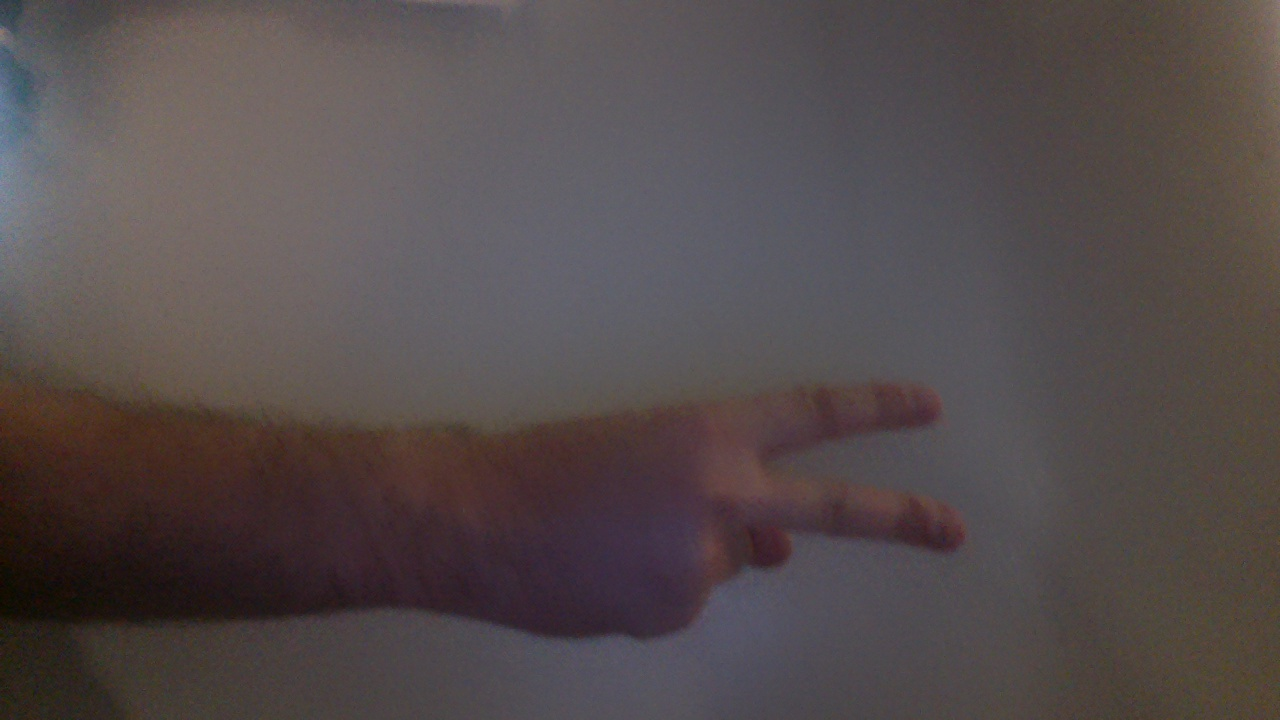
#> input picture code/ExtraPhotos/0.jpg, 1280 x 720 px; its folder holds only this picture in this run
$ python -i SiftDetector.py   (imports and definitions only)   (Python 2 division)   (older library calls are emulated)
#> lines starting #> are read from the running program, lines starting #| are printed output that depends on the picture
import cv2
import numpy as np
import os
import platform

class SiftDetector(object):
    """docstring for SiftDetector"""
    steps = {'Rock': 0.78, 'Paper': 0.73, 'Scissors': 0.74}
    ratio = 0.76 # 0.78 = without Mori photos, 0.76 with
    train_dir = ""
    train_data = dict()

    def __init__(self, debug=False):
        super(SiftDetector, self).__init__()
        if platform.system() == "Darwin":
            self.sift = cv2.xfeatures2d.SIFT_create()
        else:
            self.sift = cv2.SIFT()
        self.matcher = cv2.BFMatcher()
        self.debug = debug

    # [104 lines left out: functions drawMatches, loadTrainingImages, predict, not called in this run]

    def predictAndDraw(self, img, rps=False):
        """
        img - color image array
        """
        if len(self.train_data) == 0:
            raise RuntimeError('SiftDetector has not learned any classifiers yet, call loadTrainingData before predict')
        if rps:
            if self.debug:
                print 'Using RPS predict'
            (cls, kp, index, kp_t, matches) = self.__rpsPredict(img, True)
            good = list()
            for (m,n) in matches:
                if m.distance < self.steps[cls]*n.distance:
                    good.append(m)
        else:
            if self.debug:
                print 'Using generic predict'
            (cls, kp, index, kp_t, matches) = self.__genericPredict(img, True)
            good = list()
            for (m,n) in matches:
                if m.distance < self.ratio*n.distance:
                    good.append(m)

        images = sorted(os.listdir(self.train_dir+'/'+cls))
        if images.__contains__(".DS_Store"): images.remove(".DS_Store")
        image = cv2.imread(self.train_dir+'/'+cls+'/'+images[index])
        image = cv2.cvtColor(image, cv2.COLOR_BGR2GRAY)
        gray = cv2.cvtColor(img, cv2.COLOR_BGR2GRAY)
        self.drawMatches(gray, kp, image, kp_t, good)
        return cls


    # [150 lines left out: functions calcGlobalRatio, calcLocalRatio, __genericPredict, __rpsPredict, __loadData, not called in this run]

>>> import cv2
>>> picture = cv2.imread('ExtraPhotos/0.jpg', cv2.IMREAD_GRAYSCALE)
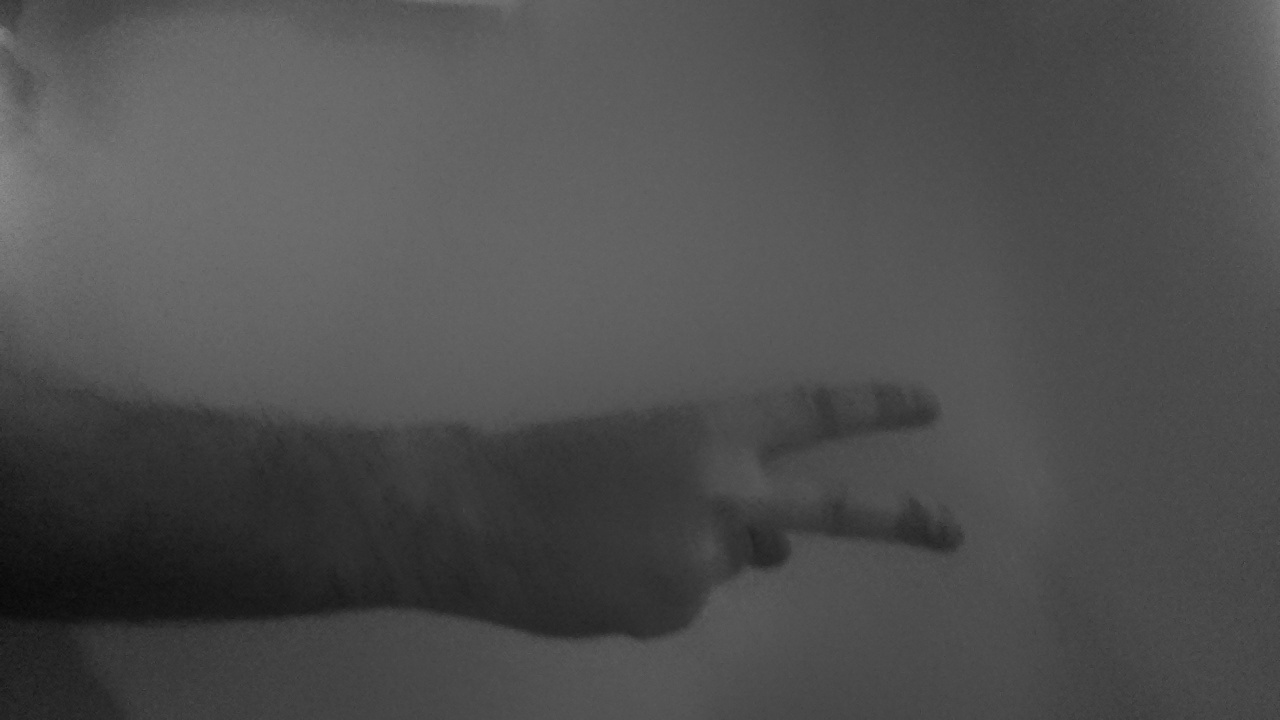
#> picture: shape (720, 1280); min 7, max 143, mean 78.1
>>> result = SiftDetector().predictAndDraw(picture)
#> (the run stopped early here; a loop or call above may not have finished)

$ run again, on code/ExtraPhotos/1.jpg
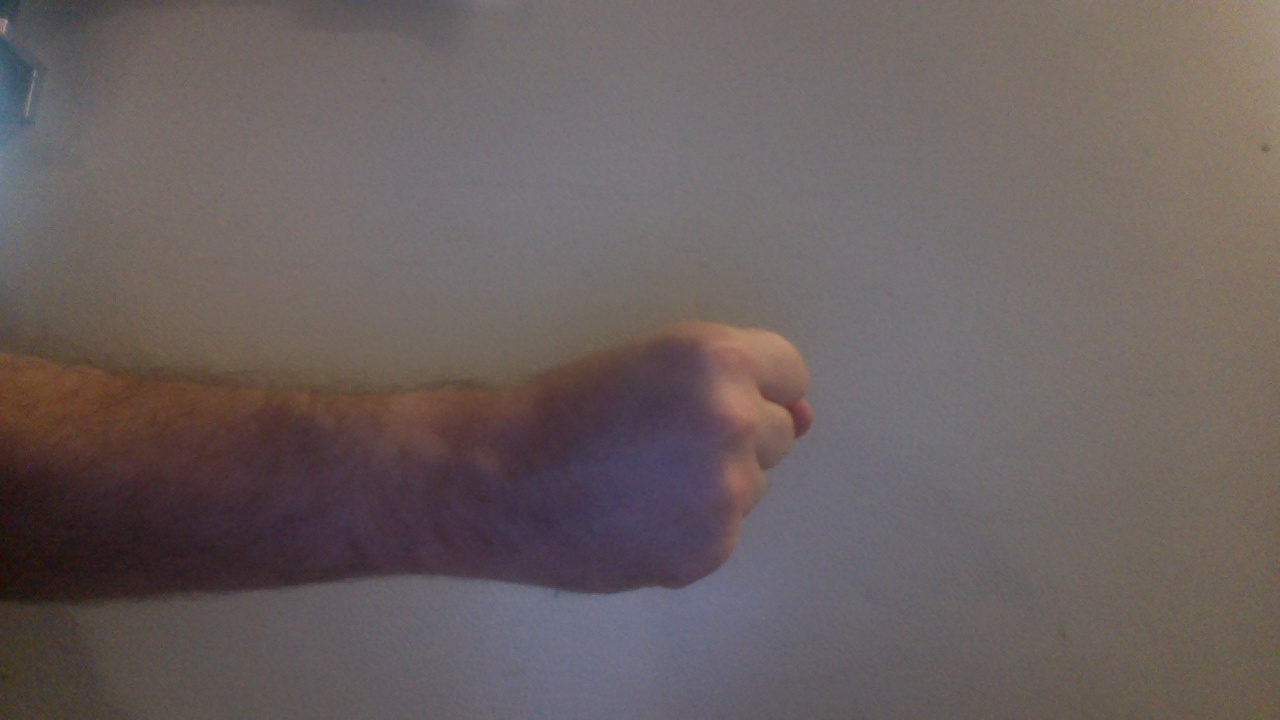
#> input picture code/ExtraPhotos/1.jpg, 1280 x 720 px
#> `picture = cv2.imread('ExtraPhotos/0.jpg', cv2.IMREAD_GRAYSCALE)`:
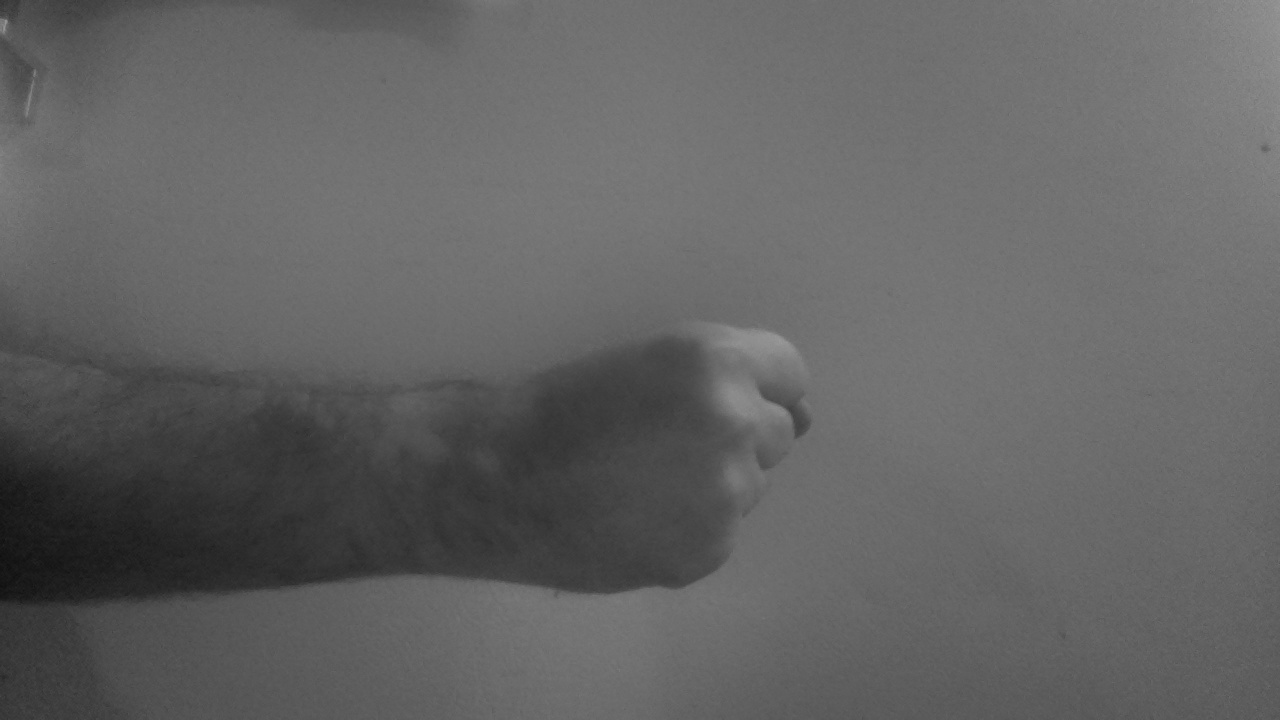
#> picture: shape (720, 1280); min 14, max 154, mean 99

$ run again, on code/ExtraPhotos/10.jpg
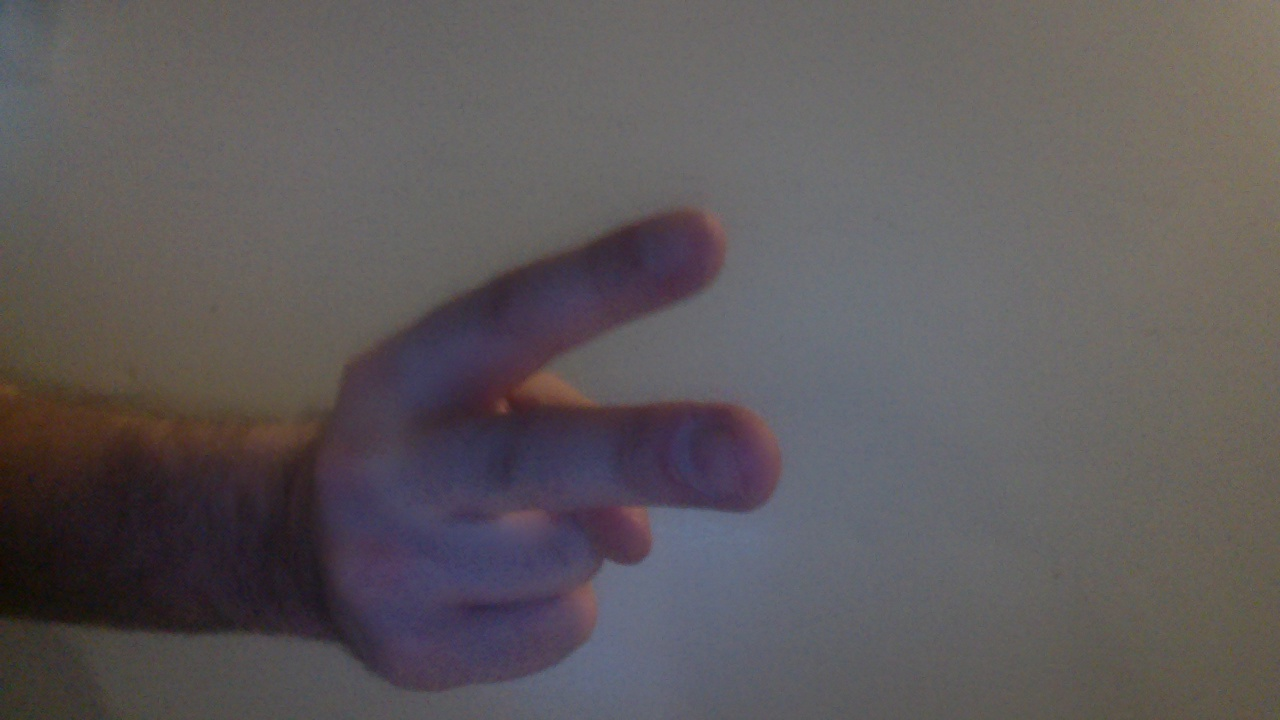
#> input picture code/ExtraPhotos/10.jpg, 1280 x 720 px
#> `picture = cv2.imread('ExtraPhotos/0.jpg', cv2.IMREAD_GRAYSCALE)`:
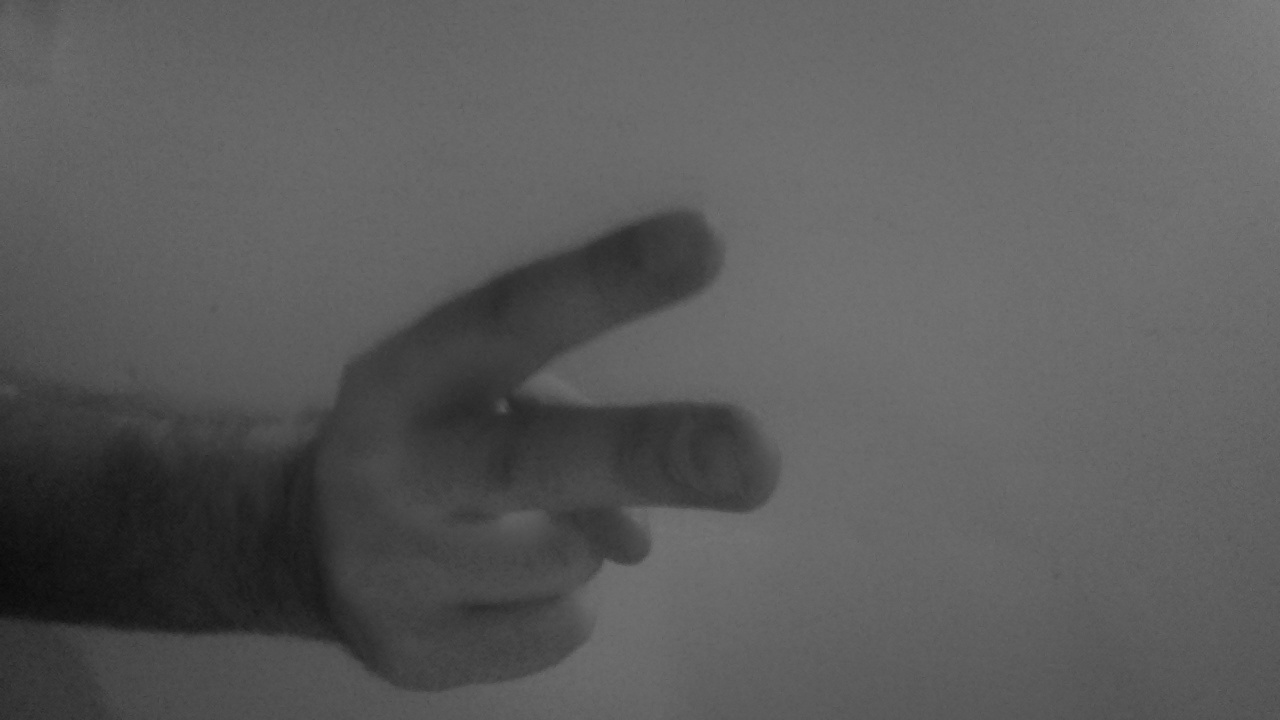
#> picture: shape (720, 1280); min 9, max 131, mean 90.7

$ run again, on code/ExtraPhotos/11.jpg
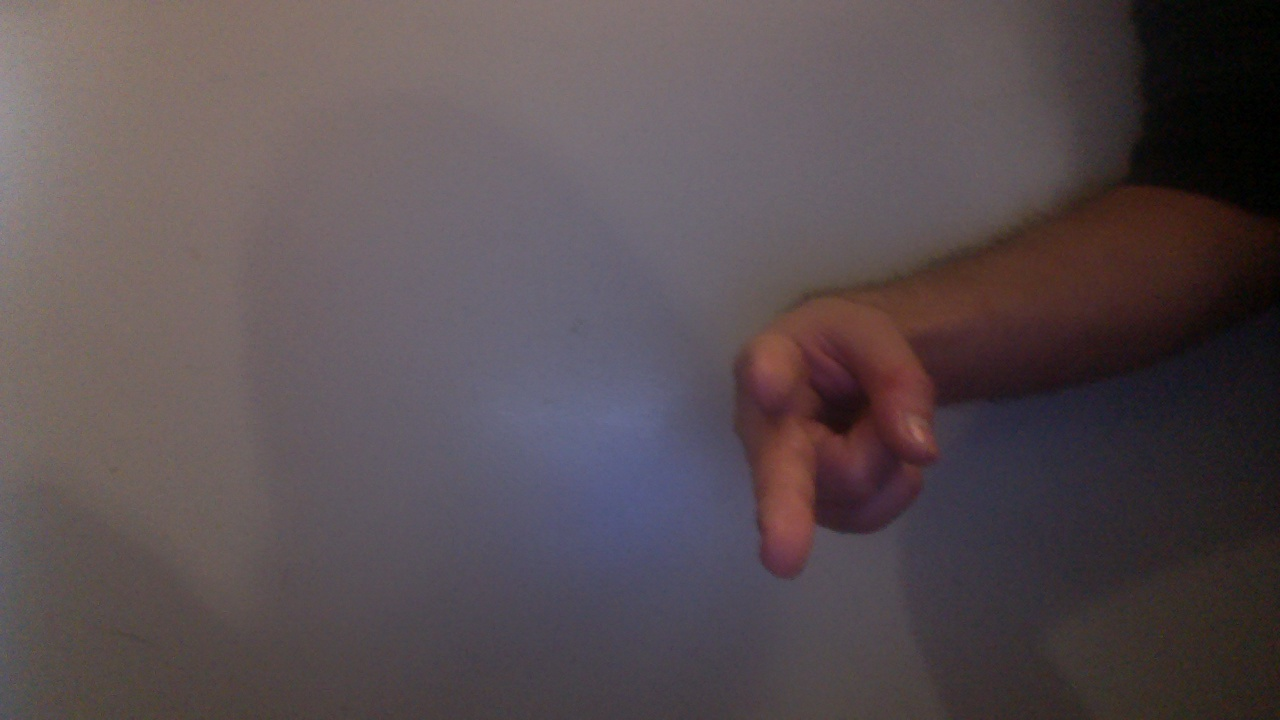
#> input picture code/ExtraPhotos/11.jpg, 1280 x 720 px
#> `picture = cv2.imread('ExtraPhotos/0.jpg', cv2.IMREAD_GRAYSCALE)`:
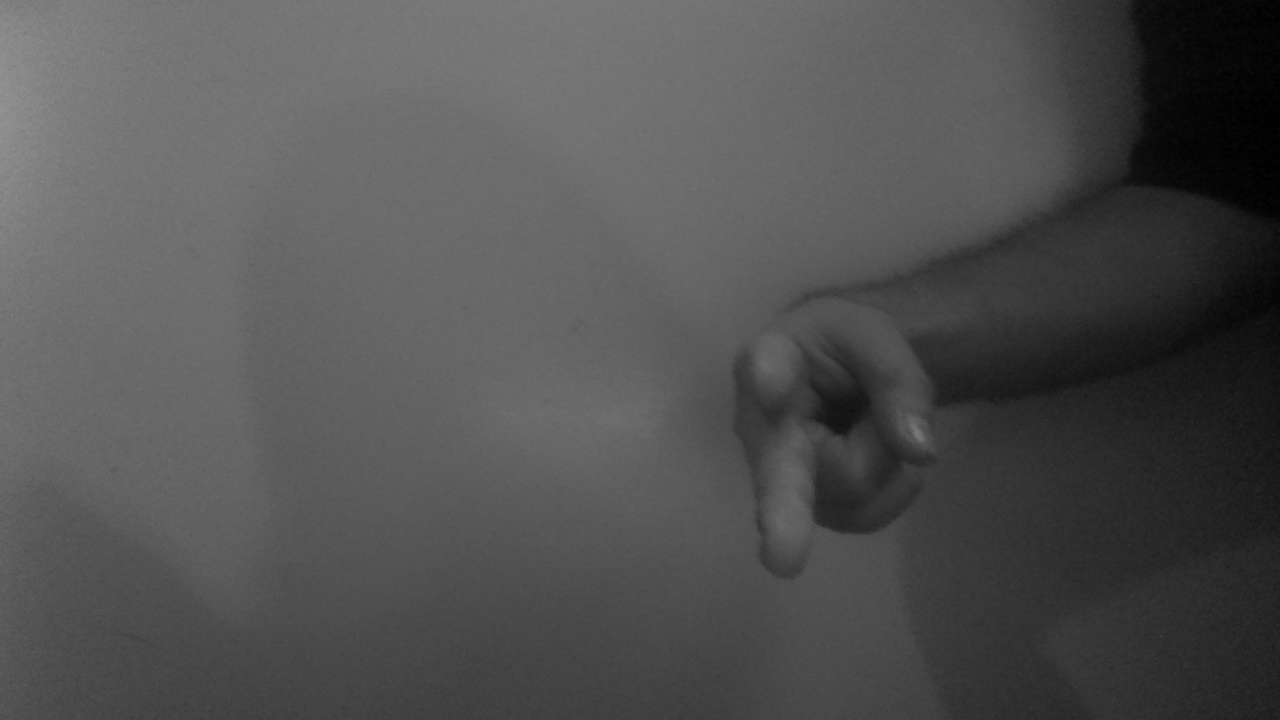
#> picture: shape (720, 1280); min 0, max 152, mean 81.4
